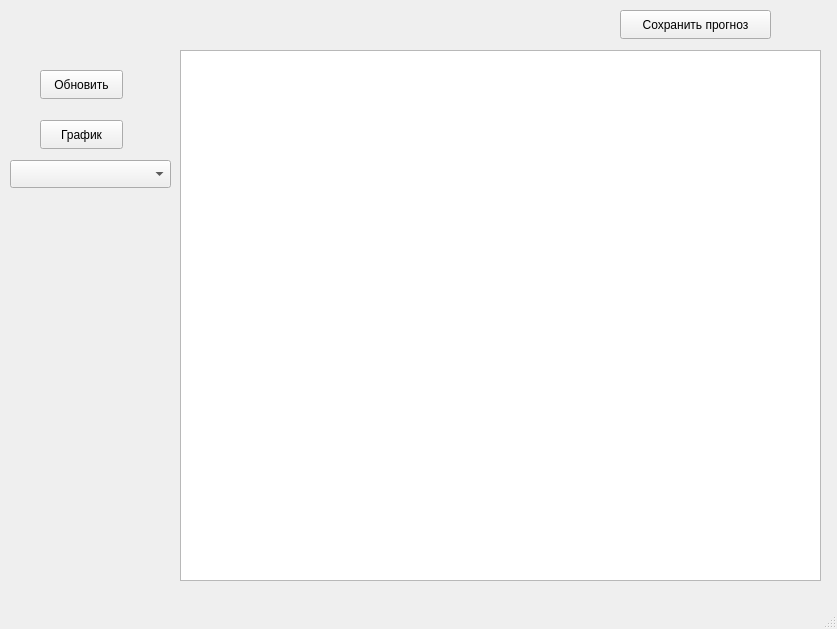
<?xml version="1.0" encoding="UTF-8"?>
<ui version="4.0">
 <class>MainWindow</class>
 <widget class="QMainWindow" name="MainWindow">
  <property name="enabled">
   <bool>true</bool>
  </property>
  <property name="geometry">
   <rect>
    <x>0</x>
    <y>0</y>
    <width>837</width>
    <height>629</height>
   </rect>
  </property>
  <property name="windowTitle">
   <string>MainWindow</string>
  </property>
  <widget class="QWidget" name="centralwidget">
   <property name="layoutDirection">
    <enum>Qt::LayoutDirection::LeftToRight</enum>
   </property>
   <property name="autoFillBackground">
    <bool>true</bool>
   </property>
   <widget class="QPushButton" name="updateButton">
    <property name="geometry">
     <rect>
      <x>40</x>
      <y>70</y>
      <width>83</width>
      <height>29</height>
     </rect>
    </property>
    <property name="text">
     <string>Обновить</string>
    </property>
   </widget>
   <widget class="QComboBox" name="cityComboBox">
    <property name="geometry">
     <rect>
      <x>10</x>
      <y>160</y>
      <width>161</width>
      <height>28</height>
     </rect>
    </property>
    <property name="sizePolicy">
     <sizepolicy hsizetype="Expanding" vsizetype="Expanding">
      <horstretch>0</horstretch>
      <verstretch>0</verstretch>
     </sizepolicy>
    </property>
   </widget>
   <widget class="QLabel" name="statusLabel">
    <property name="geometry">
     <rect>
      <x>10</x>
      <y>10</y>
      <width>181</width>
      <height>41</height>
     </rect>
    </property>
    <property name="font">
     <font>
      <pointsize>12</pointsize>
     </font>
    </property>
    <property name="text">
     <string/>
    </property>
   </widget>
   <widget class="QPushButton" name="saveButton">
    <property name="geometry">
     <rect>
      <x>620</x>
      <y>10</y>
      <width>151</width>
      <height>29</height>
     </rect>
    </property>
    <property name="text">
     <string>Сохранить прогноз</string>
    </property>
   </widget>
   <widget class="QPushButton" name="graphButton">
    <property name="geometry">
     <rect>
      <x>40</x>
      <y>120</y>
      <width>83</width>
      <height>29</height>
     </rect>
    </property>
    <property name="sizePolicy">
     <sizepolicy hsizetype="Expanding" vsizetype="Expanding">
      <horstretch>0</horstretch>
      <verstretch>0</verstretch>
     </sizepolicy>
    </property>
    <property name="text">
     <string>График</string>
    </property>
   </widget>
   <widget class="QTextEdit" name="forecastText">
    <property name="geometry">
     <rect>
      <x>180</x>
      <y>50</y>
      <width>641</width>
      <height>531</height>
     </rect>
    </property>
    <property name="layoutDirection">
     <enum>Qt::LayoutDirection::LeftToRight</enum>
    </property>
    <property name="readOnly">
     <bool>true</bool>
    </property>
   </widget>
  </widget>
  <widget class="QMenuBar" name="menubar">
   <property name="geometry">
    <rect>
     <x>0</x>
     <y>0</y>
     <width>837</width>
     <height>25</height>
    </rect>
   </property>
  </widget>
  <widget class="QStatusBar" name="statusbar"/>
 </widget>
 <resources/>
 <connections/>
</ui>
<!--=======
<?xml version="1.0" encoding="UTF-8"?>
<ui version="4.0">
 <class>MainWindow</class>
 <widget class="QMainWindow" name="MainWindow">
  <property name="geometry">
   <rect>
    <x>0</x>
    <y>0</y>
    <width>800</width>
    <height>600</height>
   </rect>
  </property>
  <property name="windowTitle">
   <string>MainWindow</string>
  </property>
  <widget class="QWidget" name="centralwidget">
   <widget class="QPushButton" name="updateButton">
    <property name="geometry">
     <rect>
      <x>200</x>
      <y>20</y>
      <width>83</width>
      <height>29</height>
     </rect>
    </property>
    <property name="text">
     <string>Обновить</string>
    </property>
   </widget>
   <widget class="QComboBox" name="cityComboBox">
    <property name="geometry">
     <rect>
      <x>20</x>
      <y>50</y>
      <width>161</width>
      <height>28</height>
     </rect>
    </property>
   </widget>
   <widget class="QLabel" name="statusLabel">
    <property name="geometry">
     <rect>
      <x>10</x>
      <y>10</y>
      <width>181</width>
      <height>41</height>
     </rect>
    </property>
    <property name="font">
     <font>
      <pointsize>12</pointsize>
     </font>
    </property>
    <property name="text">
     <string/>
    </property>
   </widget>
   <widget class="QTextEdit" name="forecastText">
    <property name="geometry">
     <rect>
      <x>190</x>
      <y>60</y>
      <width>611</width>
      <height>511</height>
     </rect>
    </property>
    <property name="readOnly">
     <bool>true</bool>
    </property>
   </widget>
   <widget class="QPushButton" name="saveButton">
    <property name="geometry">
     <rect>
      <x>582</x>
      <y>20</y>
      <width>151</width>
      <height>29</height>
     </rect>
    </property>
    <property name="text">
     <string>Сохранить прогноз</string>
    </property>
   </widget>
   <widget class="QPushButton" name="graphButton">
    <property name="geometry">
     <rect>
      <x>20</x>
      <y>100</y>
      <width>83</width>
      <height>29</height>
     </rect>
    </property>
    <property name="text">
     <string>График</string>
    </property>
   </widget>
  </widget>
  <widget class="QMenuBar" name="menubar">
   <property name="geometry">
    <rect>
     <x>0</x>
     <y>0</y>
     <width>800</width>
     <height>25</height>
    </rect>
   </property>
  </widget>
  <widget class="QStatusBar" name="statusbar"/>
 </widget>
 <resources/>
 <connections/>
</ui>
>>>>>>> 4e7010b0031482420c027338dff6fef4a42a4113-->
